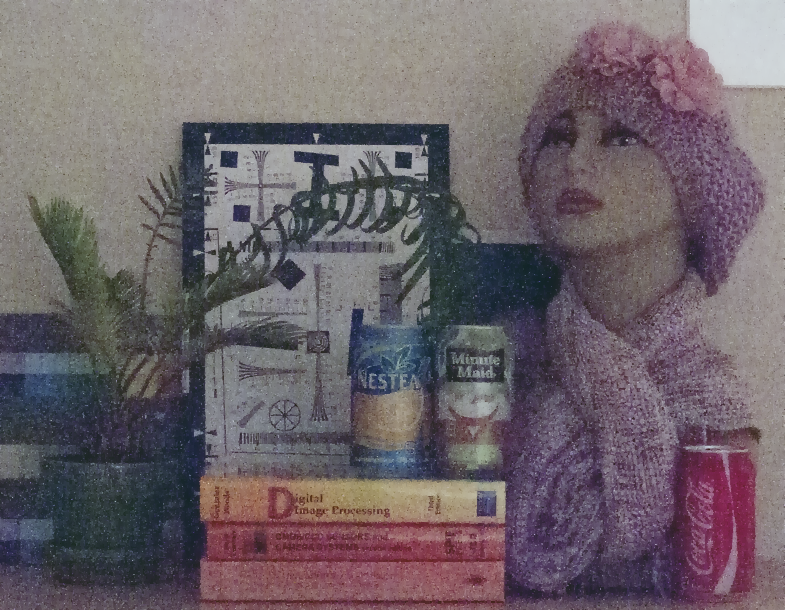
%> input picture Demo/Holography/fun_fairy/filter/DomainTransformFilters/noisy_input_res_rf.png, 785 x 610 px, given in place of vis.png, which was not available
$ octave example_flash.m   (GNU Octave 9; MATLAB toolbox functions it lacks are replaced by stand-ins)
%> lines starting %> are read from the running program, lines starting %| are printed output that depends on the picture; in (x1, y1, x2, y2) boxes, pixels count from 0 and x2, y2 are one past the last pixel; in counts of white or black regions, pixels touching at a corner belong together; the program's own positions count from 1; pictures that were not available may be replaced by others from this repository, and a replacement may not be noted
### Demo/Holography/fun_fairy/filter/image-guided-filter-code/guidedfilter.m
function q = guidedfilter(I, p, r, eps)
%   GUIDEDFILTER   O(1) time implementation of guided filter.
%
%   - guidance image: I (should be a gray-scale/single channel image)
%   - filtering input image: p (should be a gray-scale/single channel image)
%   - local window radius: r
%   - regularization parameter: eps

[hei, wid] = size(I);
N = boxfilter(ones(hei, wid), r); % the size of each local patch; N=(2r+1)^2 except for boundary pixels.

mean_I = boxfilter(I, r) ./ N;
mean_p = boxfilter(p, r) ./ N;
mean_Ip = boxfilter(I.*p, r) ./ N;
cov_Ip = mean_Ip - mean_I .* mean_p; % this is the covariance of (I, p) in each local patch.

mean_II = boxfilter(I.*I, r) ./ N;
var_I = mean_II - mean_I .* mean_I;

a = cov_Ip ./ (var_I + eps); % Eqn. (5) in the paper;
b = mean_p - a .* mean_I; % Eqn. (6) in the paper;

mean_a = boxfilter(a, r) ./ N;
mean_b = boxfilter(b, r) ./ N;

q = mean_a .* I + mean_b; % Eqn. (8) in the paper;
end

### Demo/Holography/fun_fairy/filter/image-guided-filter-code/boxfilter.m
function imDst = boxfilter(imSrc, r)

%   BOXFILTER   O(1) time box filtering using cumulative sum
%
%   - Definition imDst(x, y)=sum(sum(imSrc(x-r:x+r,y-r:y+r)));
%   - Running time independent of r;
%   - Equivalent to the function: colfilt(imSrc, [2*r+1, 2*r+1], 'sliding', @sum);
%   - But much faster.

[hei, wid] = size(imSrc);
imDst = zeros(size(imSrc));

%cumulative sum over Y axis
imCum = cumsum(imSrc, 1);
%difference over Y axis
imDst(1:r+1, :) = imCum(1+r:2*r+1, :);
imDst(r+2:hei-r, :) = imCum(2*r+2:hei, :) - imCum(1:hei-2*r-1, :);
imDst(hei-r+1:hei, :) = repmat(imCum(hei, :), [r, 1]) - imCum(hei-2*r:hei-r-1, :);

%cumulative sum over X axis
imCum = cumsum(imDst, 2);
%difference over Y axis
imDst(:, 1:r+1) = imCum(:, 1+r:2*r+1);
imDst(:, r+2:wid-r) = imCum(:, 2*r+2:wid) - imCum(:, 1:wid-2*r-1);
imDst(:, wid-r+1:wid) = repmat(imCum(:, wid), [1, r]) - imCum(:, wid-2*r:wid-r-1);
end

### Demo/Holography/fun_fairy/filter/image-guided-filter-code/example_flash.m
% example: flash/noflash denoising
% figure 8 in our paper
% *** Errata ***: there is a typo in the caption of figure 8, the eps should be 0.02^2 instead of 0.2^2; sig_r should be 0.02 instead of 0.2.

close all;

p = im2double(imread('.\our_result\vis.png'));
I = im2double(imread('.\our_result\nir.png'));
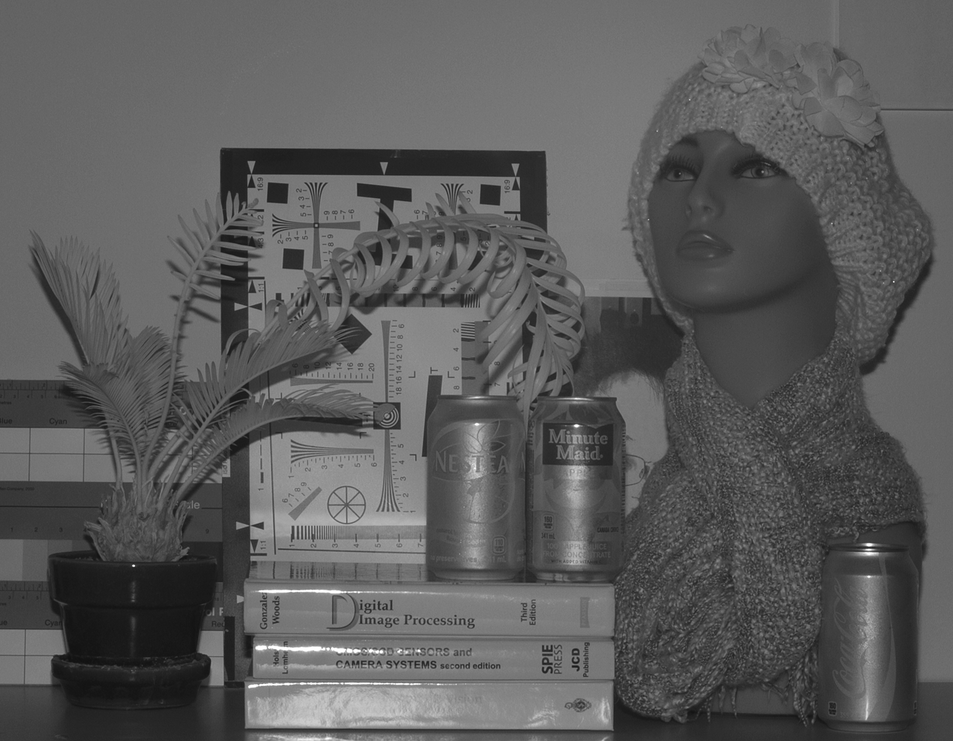
%> input picture Demo/Holography/fun_fairy/filter/DomainTransformFilters/nir.png, 953 x 741 px, shrunk from 1569 x 1220 before the run
%> I: size 741x953 double; min 0.0667, max 1, mean 0.357
size(p)
%> ans = [610 785 3]
size(I)
%> ans = [741 953]
r = 0;
eps = 0.01^2;

q = zeros(size(p));

% q(:, :, 1) = guidedfilter_color(I, p, r, eps);
q(:, :, 1) = guidedfilter(I(:, :, 1), p(:, :, 1), r, eps);
%> in boxfilter, `imDst(1:r+1, :) = imCum(1+r:2*r+1, :);`:
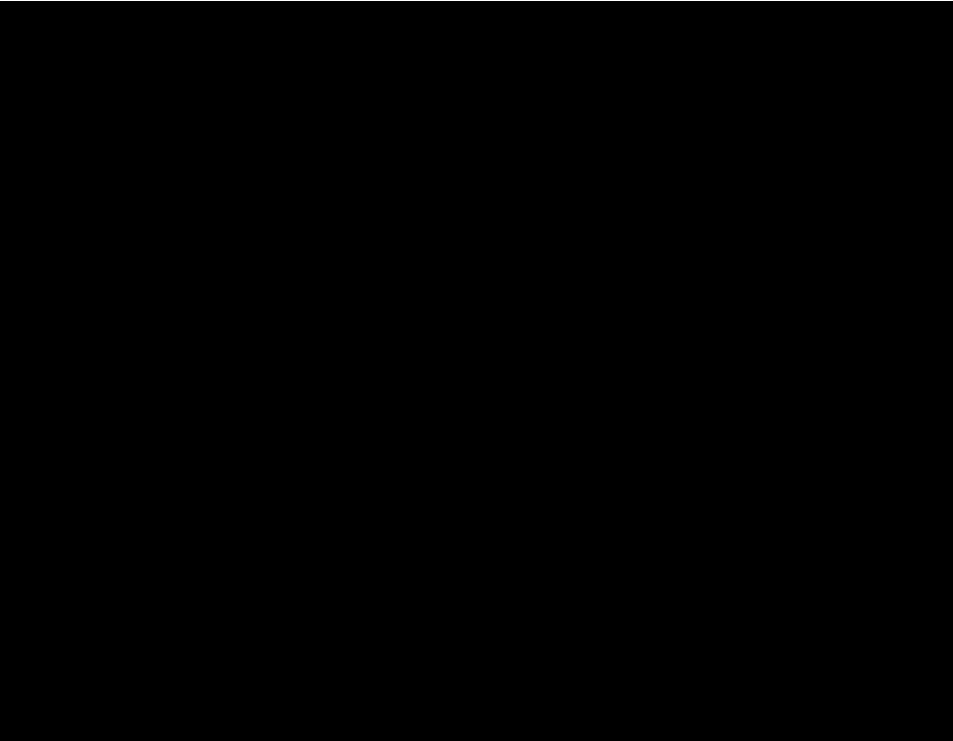
%> imDst: size 741x953 double; values 0 (black) and 1 (white), 0.13% white in thin lines or dots, all inside (x1, y1, x2, y2) = (0, 0, 953, 1)
%> in boxfilter, `imDst(r+2:hei-r, :) = imCum(2*r+2:hei, :) - imCum(1:hei-2*r-1, :);`: imDst: size 741x953 double; every value is 1
%> call 2 of boxfilter, with r = 0
%> in boxfilter (call 2), `imCum = cumsum(imSrc, 1);`:
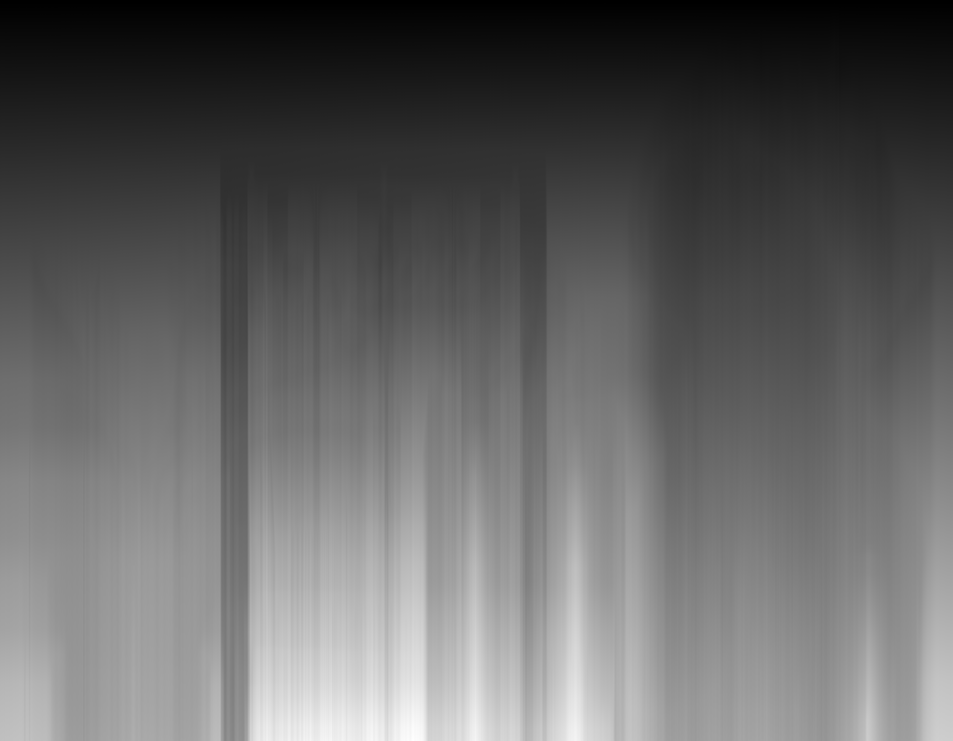
%> imCum: size 741x953 double; min 0.365, max 351.6, mean 137.7; drawn with min black and max white
%> in boxfilter (call 2), `imCum = cumsum(imDst, 2);`:
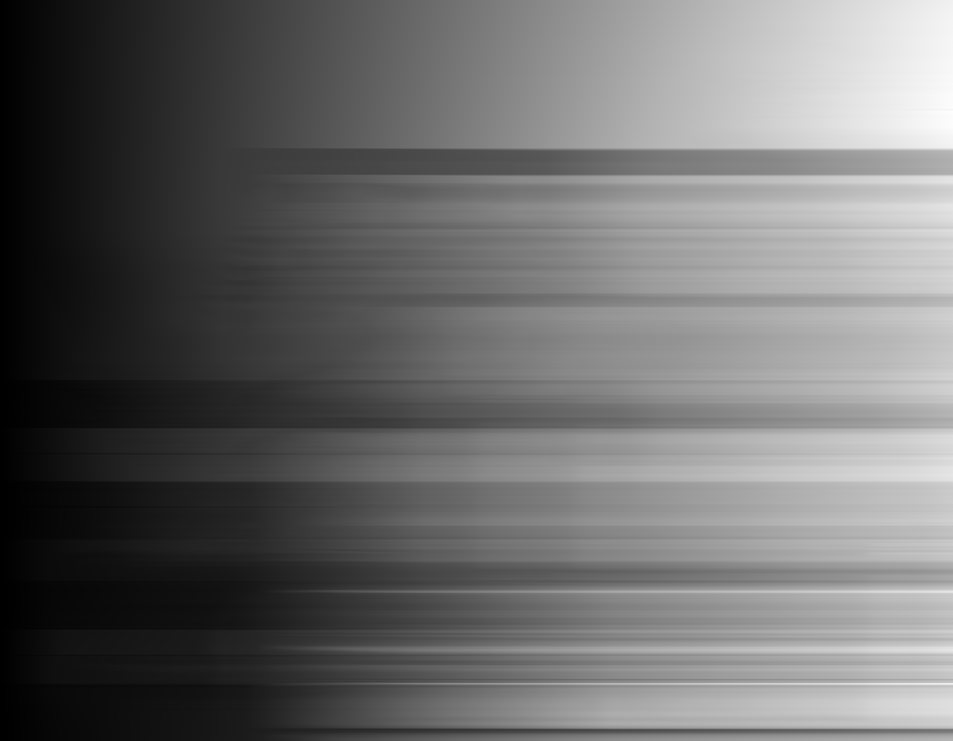
%> imCum: size 741x953 double; min 0.129, max 411, mean 172.7; drawn with min black and max white
%> call 3 of boxfilter, with r = 0
%> in boxfilter (call 3), `imCum = cumsum(imSrc, 1);`:
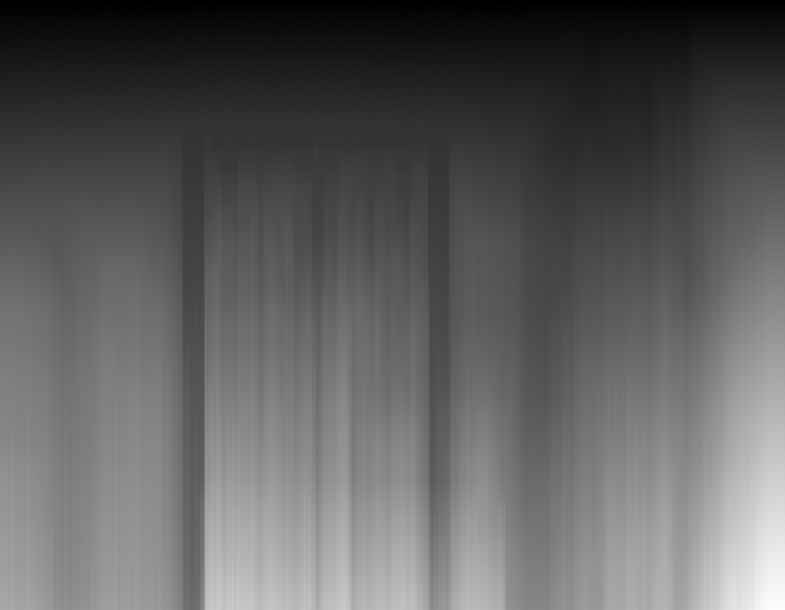
%> imCum: size 610x785 double; min 0.459, max 383.6, mean 143.2; drawn with min black and max white
%> in boxfilter (call 3), `imDst(r+2:hei-r, :) = imCum(2*r+2:hei, :) - imCum(1:hei-2*r-1, :);`:
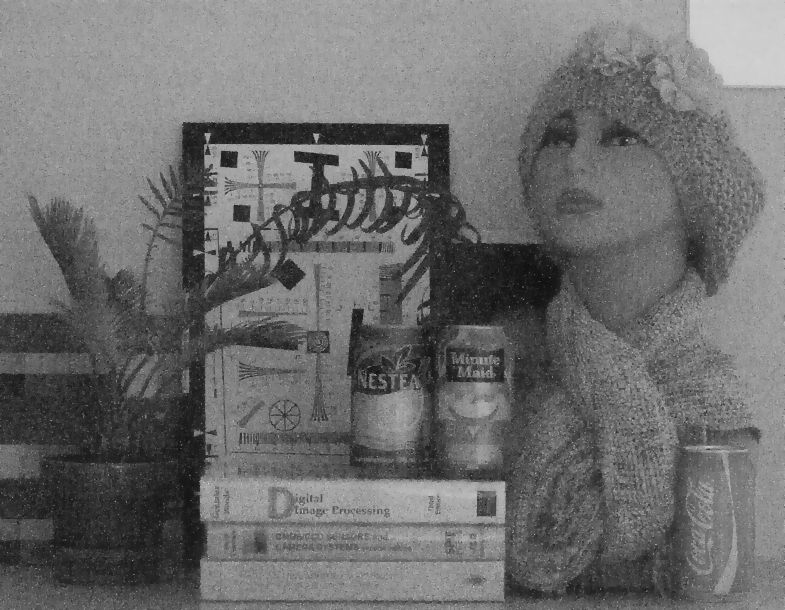
%> imDst: size 610x785 double; min 0.0549, max 0.871, mean 0.43
%> in boxfilter (call 3), `imCum = cumsum(imDst, 2);`:
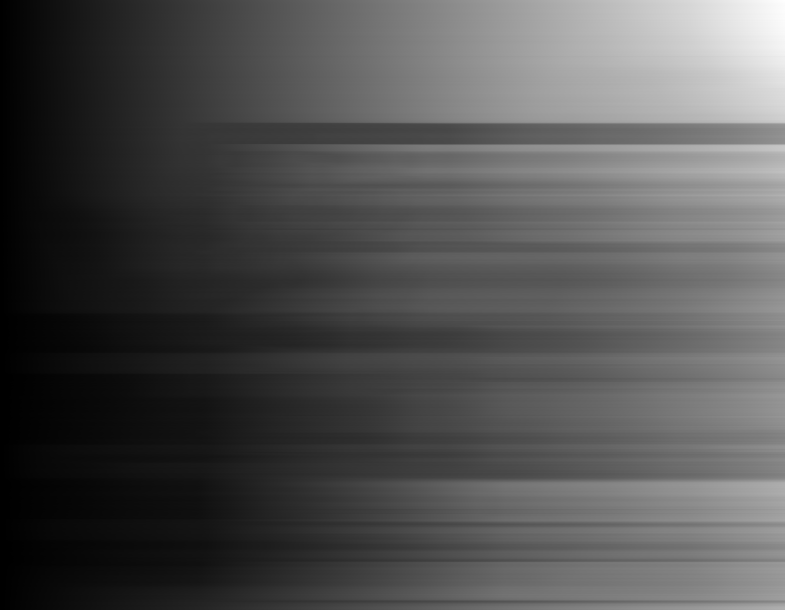
%> imCum: size 610x785 double; min 0.114, max 511.7, mean 162.2; drawn with min black and max white
%> the run ends on the next line
